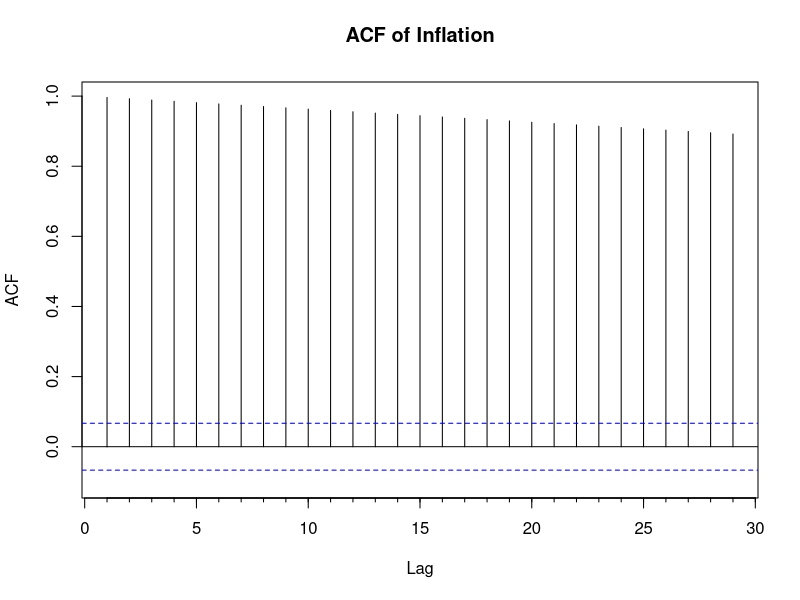
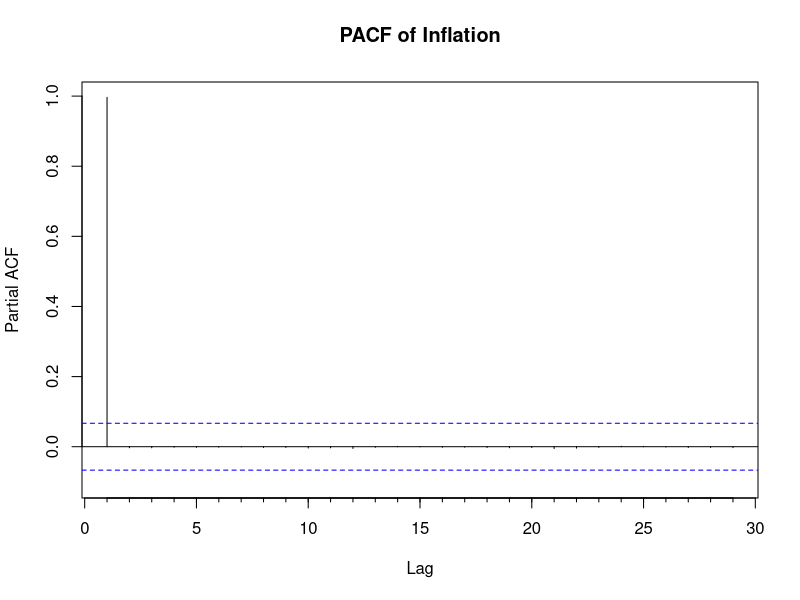
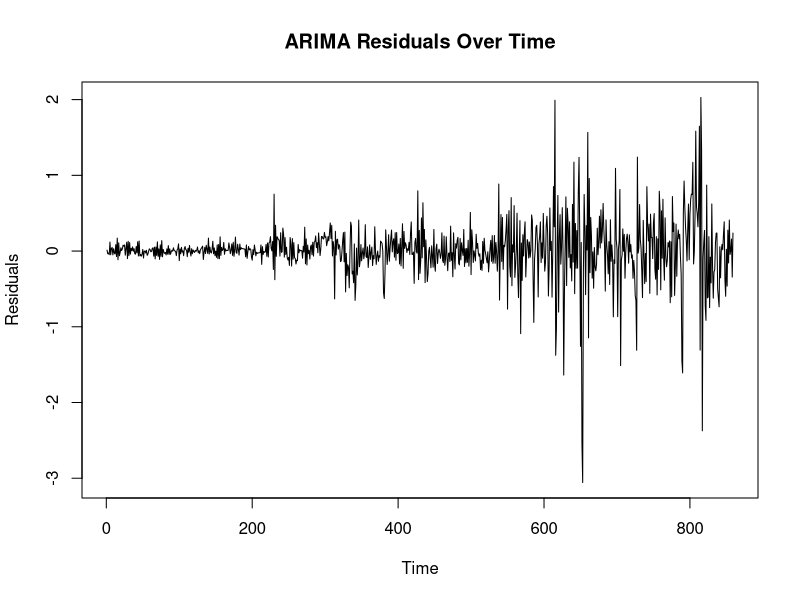
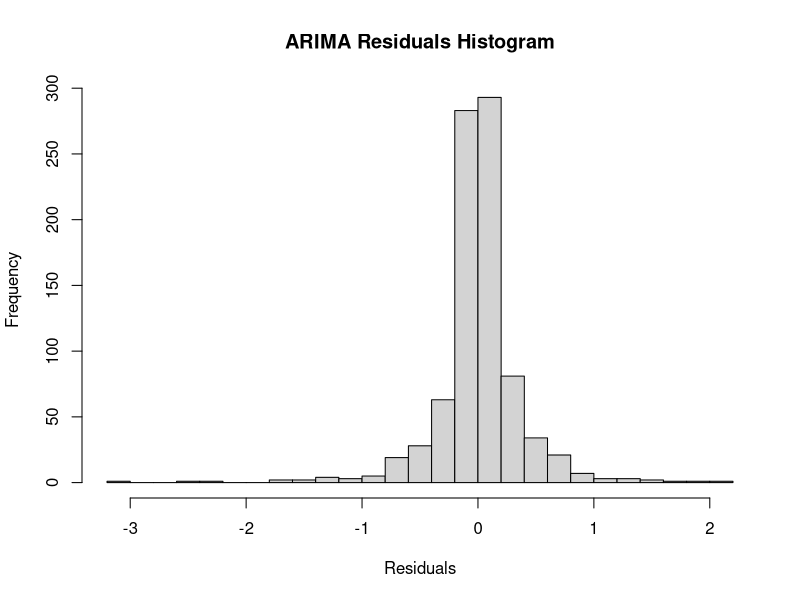
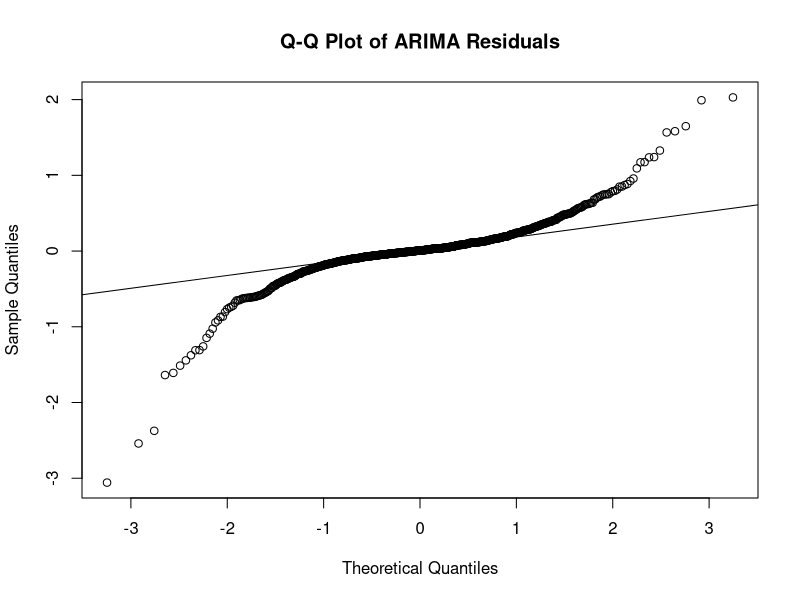

Write the R code that produced these figures, in order.
library(zoo)
library(xts)
library(forecast)
library(readr)
library(ggplot2)

dir.create("plots", showWarnings = FALSE)
dir.create("results", showWarnings = FALSE)

df <- read_csv("data/macro_timeseries_clean.csv", col_types = cols(date = col_date()))
df <- df[order(df$date), ]
inflation_ts <- xts(df$inflation, order.by = df$date)
inflation_ts <- as.ts(inflation_ts)

png("plots/acf_inflation.png", width = 600, height = 400, res = 100)
Acf(inflation_ts, main = "ACF of Inflation")
dev.off()

png("plots/pacf_inflation.png", width = 600, height = 400, res = 100)
Pacf(inflation_ts, main = "PACF of Inflation")
dev.off()

arima_fit <- auto.arima(inflation_ts)
print(summary(arima_fit))

resid_arima <- residuals(arima_fit)

png("plots/residuals_over_time_arima.png", width = 600, height = 400, res = 100)
plot(resid_arima, type = "l", xlab = "Time", ylab = "Residuals", main = "ARIMA Residuals Over Time")
dev.off()

png("plots/residuals_histogram_arima.png", width = 600, height = 400, res = 100)
hist(resid_arima, breaks = 30, main = "ARIMA Residuals Histogram", xlab = "Residuals")
dev.off()

png("plots/residuals_qq_arima.png", width = 600, height = 400, res = 100)
qqnorm(resid_arima, main = "Q-Q Plot of ARIMA Residuals")
qqline(resid_arima)
dev.off()

coef_df <- data.frame(
  parameter = names(coef(arima_fit)),
  value = as.numeric(coef(arima_fit))
)
write_csv(coef_df, "results/arima_coefficients.csv")

sink("results/arima_model_summary.txt")
print(summary(arima_fit))
sink()
